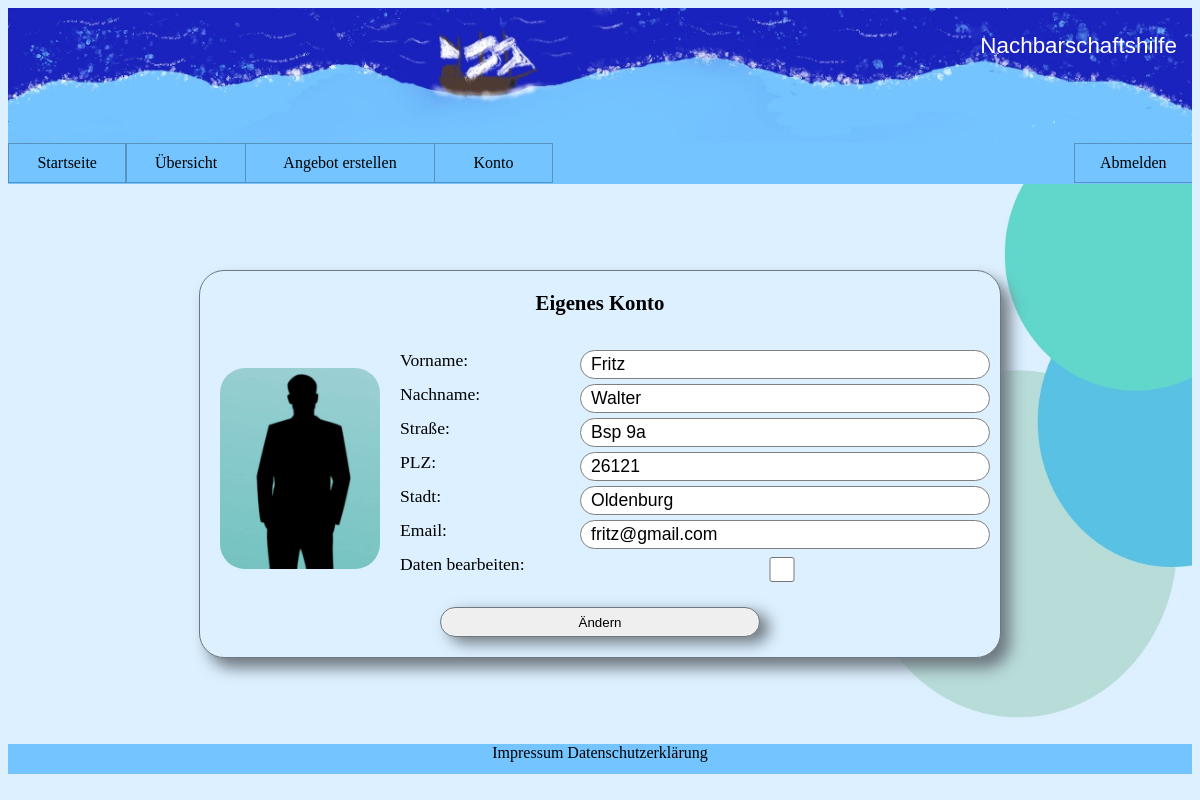
The app's page /Konto/eigenes_konto.php (signed in) with its own data.
### tables this page shows
CREATE TABLE Nutzer (
            ID INTEGER PRIMARY KEY AUTOINCREMENT,
            EMail TEXT(40),
            Vorname TEXT(20),
            Nachname TEXT(20),
            Addresse TEXT(40),
            bild TEXT(40),
            PLZ INTEGER,
            telnr INTEGER,
            passwort TEXT(255),
            FOREIGN KEY(PLZ) REFERENCES Stadt(PLZ)
        );

CREATE TABLE Stadt (
            PLZ INTEGER PRIMARY KEY,
            Name TEXT(20)
        );

### Klassen/View/View_Allgemein.php (called while the page is built, shortened)
<?php
class View_Allgmemein{
    public function lade_Template($tpl){
        include "../Klassen/Templates/".$tpl.".php";
        $ausgabe = ob_get_contents();
        return $ausgabe;
    }
}

### Klassen/Kontroller/Kontroller_Konto_Uebersicht.php (called while the page is built, shortened)
<?php
class Kontroller_Konto_Uebersicht{
    private $model;
    private $view;
    public function __construct(){
        $this->model = new Model_Nutzer("../Datenbank/");
        $this->view = new View_Allgmemein();
    }
    public function work(){
        if(isset($_GET['id'])){
            $id = $_GET['id'];
            $template = "tp_Fremd_Konto_Uebersicht";
        }else{
            $id = $_SESSION['UID'];
            $template = "tp_Konto_Uebersicht";
        }
        if($this->model->get_User_Date_ID($id)){
            $erg = $this->model->get_Daten();
            $this->view->set_alte_Werte("email", $erg['EMail']);
            $this->view->set_alte_Werte("vorname", $erg['Vorname']);
            $this->view->set_alte_Werte("nachname", $erg['Nachname']);
            $this->view->set_alte_Werte("adresse", $erg['Addresse']);
            $this->view->set_alte_Werte("bild", $erg['bild']);
            $this->view->set_alte_Werte("plz", $erg['PLZ']);
            $this->view->set_alte_Werte("stadt", $erg['Name']);
            $this->view->set_alte_Werte("tele", $erg['telnr']);
            $this->view->set_alte_Werte("utoken", $_SESSION['UTOKEN']);
            return $this->view->lade_Template($template);
        }else{
        }
    }
}

### Klassen/Model/Model_Nutzer.php (called while the page is built, shortened)
<?php
class Model_Nutzer{
    private $db;
    public function __construct($pfad){
        include "../Datenbank/db_Verbindung.php";
        $this->db = $verbindung;
    }
    public function get_User_Date_ID($id){
        try{
            $query = $this->db->prepare("SELECT * FROM Nutzer LEFT JOIN Stadt ON Nutzer.PLZ = Stadt.PLZ WHERE ID = ?");
            $query->execute([$id]);
            return true;
        }catch(Exception $e){
            return false;
        }
    }
}
?>

### Klassen/Templates/tp_Konto_Uebersicht.php (the view, shortened to what this page needs)
<form method="POST" action="eigenes_konto.php">
        <div class="layout">
            <h1> Eigenes Konto </h1>
            <div class="profil_Bild">
                <img src=<?php echo "../Bilder/profile/" . $this->alte_Werte['bild'] ?> alt="Profil Bild">
            </div>
            <div class="Container_konto">
                <label for="vorname">Vorname:</label><input id="vorname" name="vorname" type="text" value=<?php echo $this->alte_Werte['vorname'] ?>>
                <label for="nachname">Nachname:</label><input id="nachname" name="nachname" type="text" value=<?php echo $this->alte_Werte['nachname'] ?>>
                <label for="straße">Straße:</label><input id="straße" name="straße" type="text" value="<?php echo $this->alte_Werte['adresse'] ?>">
                <label for="plz">PLZ:</label><input id="plz" name="plz" type="text" value=<?php echo $this->alte_Werte['plz'] ?>>
                <label for="stadt">Stadt:</label><input id="stadt" name="stadt" type="text" value=<?php echo $this->alte_Werte['stadt'] ?>>
                <label for="email">Email:</label><input id="email" name="email" type="email" value=<?php echo $this->alte_Werte['email'] ?>>
                <label for="bearbeiten">Daten bearbeiten:</label><input id="bearbeiten" name="bestaetigt" type="checkbox" required>
            </div>
            <button type="submit" name="aendern">Ändern</button>
        </div>
</form>

### CSS/style.css (style rules this page uses)
body { background-color: #dcf0ff; }

### CSS/Konto/eigenes_konto.css (style rules this page uses)
.Container_Main_Eigenes form { background-color: #dcf0ff; display: flex; margin: auto; width: 80%; max-width: 800px; border: 0.5px solid #6E7880; border-radius: 25px; box-shadow: 9px 10px 15px #6E7880; }
.Container_Main_Eigenes form .layout { display: flex; flex-wrap: wrap; }
.layout .Container_konto { display: flex; flex-wrap: wrap; width: 75%; }
.layout .profil_Bild { display: flex; width: 20%; margin: auto }
.layout img { margin: auto; border-radius: 25px; width: 100%; max-width: 175px; }
.layout input { padding-left: 10px; width: 66%; height: 25px; margin-bottom: 5px; border-radius: 25px; border: 0.5px solid grey; font-size: 1.1em }
.layout label { width: 30%; font-size: 1.1em; }
.layout h1 { margin-top: 20px; margin-bottom: 10px; width: 100%; text-align: center; font-size: 1.3em; }
.layout button { height: 30px; width: 40%; margin-bottom: 20px; margin-top: 20px; margin-left: auto; margin-right: auto; font-size: 13.3333px; border: 1px solid #6E7880; color: black; border-radius: 25px; font-family: Arial; background-color: #efefef; box-shadow: 9px 6px 15px #6E7880; }

### records on screen
nutzer: bild (picture), vorname "Fritz", nachname "Walter", straße "Bsp 9a", plz "26121", stadt "Oldenburg", email "fritz@gmail.com"
